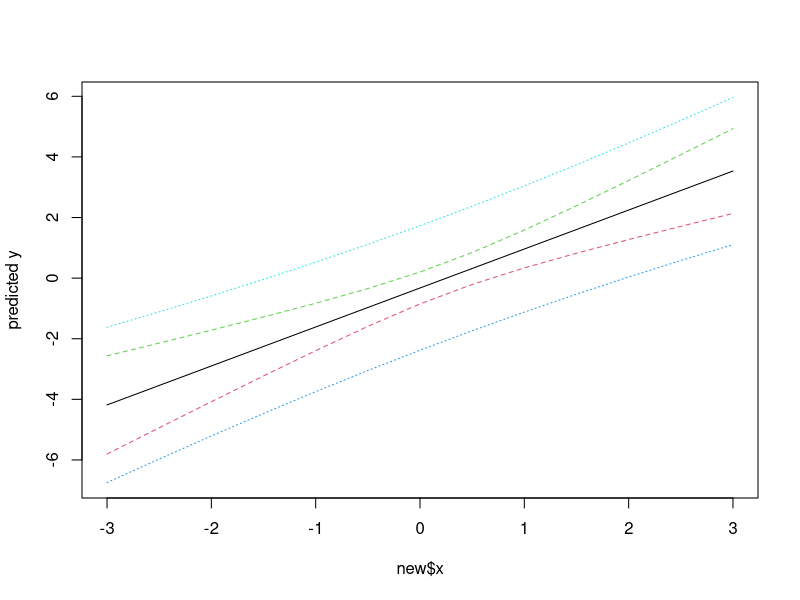

Write the R code that produced this figure.
require(graphics)

## Predictions
x <- rnorm(15)
y <- x + rnorm(15)
predict(lm(y ~ x))
new <- data.frame(x = seq(-3, 3, 0.5))
predict(lm(y ~ x), new, se.fit = TRUE)
pred.w.plim <- predict(lm(y ~ x), new, interval = "prediction")
pred.w.clim <- predict(lm(y ~ x), new, interval = "confidence")
matplot(new$x, cbind(pred.w.clim, pred.w.plim[,-1]),
        lty = c(1,2,2,3,3), type = "l", ylab = "predicted y")

## Prediction intervals, special cases
##  The first three of these throw warnings
w <- 1 + x^2
fit <- lm(y ~ x)
wfit <- lm(y ~ x, weights = w)
predict(fit, interval = "prediction")
predict(wfit, interval = "prediction")
predict(wfit, new, interval = "prediction")
predict(wfit, new, interval = "prediction", weights = (new$x)^2)
predict(wfit, new, interval = "prediction", weights = ~x^2)

##-- From  aov(.) example ---- predict(.. terms)
npk.aov <- aov(yield ~ block + N*P*K, npk)
(termL <- attr(terms(npk.aov), "term.labels"))
(pt <- predict(npk.aov, type = "terms"))
pt. <- predict(npk.aov, type = "terms", terms = termL[1:4])
stopifnot(all.equal(pt[,1:4], pt.,
                    tolerance = 1e-12, check.attributes = FALSE))